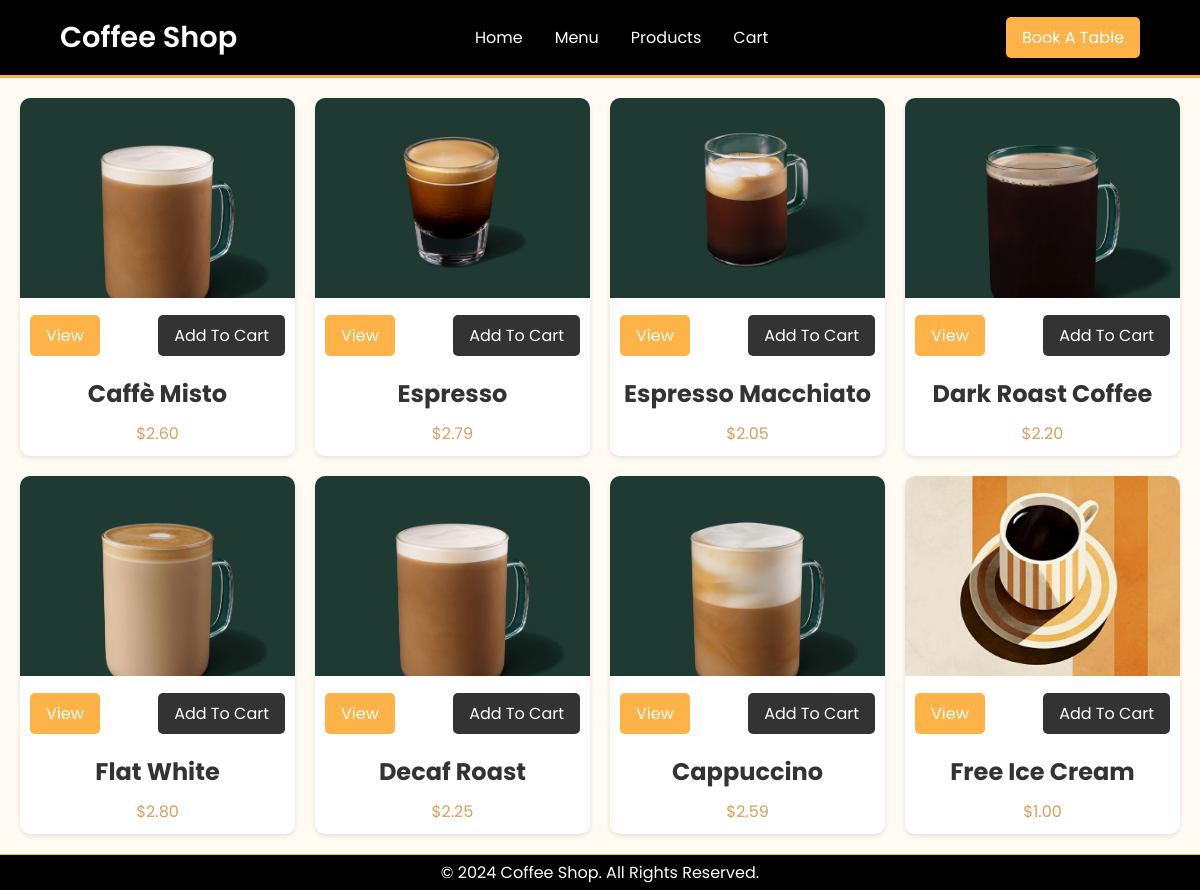
Page /MENU/index.php on the committed database.
### tables this page shows
CREATE TABLE `products` (
  `id` int(11) NOT NULL AUTO_INCREMENT,
  `name` varchar(255) NOT NULL,
  `description` text NOT NULL,
  `image` varchar(255) NOT NULL,
  `price` decimal(10,2) NOT NULL,
  `nutrition` varchar(255) NOT NULL,
  `category` enum('Menu','Products') NOT NULL DEFAULT 'Products',
  PRIMARY KEY (`id`)
);

### MENU/index.php (the view, shortened to what this page needs)
<?php
require_once '../assets/db_connect.php';
$stmt = $pdo->query("SELECT * FROM products");
$products = $stmt->fetchAll(PDO::FETCH_ASSOC);
?>
<!DOCTYPE html>
<html lang="en">
<head>
    <link rel="stylesheet" href="../assets/css/styles.css" />
    <link rel="stylesheet" href="https://cdnjs.cloudflare.com/ajax/libs/font-awesome/6.0.0-beta3/css/all.min.css" />
</head>
<body>
    <header class="header">
        <div class="logo">Coffee Shop</div>
        <nav class="navbar">
            <a href="../HOME/index.php">Home</a>
            <a href="index.php">Menu</a>
            <a href="../PRODUCTS/index.php">Products</a>
            <a href="../Cart/index.php">Cart</a>
        </nav>
        <a href="../Book/index.php" class="btn">Book a Table</a>
    </header>
    <section>
        <div class="container">
            <?php foreach ($products as $product): ?>
            <div class="box">
                <div class="img-container">
                    <img src="<?php echo htmlspecialchars($product['image']); ?>" alt="<?php echo htmlspecialchars($product['name']); ?>" />
                    <div class="box-btns">
                        <a
                            href="#"
                            class="box-btn view-btn"
                            data-name="<?php echo htmlspecialchars($product['name']); ?>"
                            data-description="<?php echo htmlspecialchars($product['description']); ?>"
                            data-image="<?php echo htmlspecialchars($product['image']); ?>"
                            data-nutrition="<?php echo htmlspecialchars($product['nutrition']); ?>"
                        >
                            View
                        </a>
                        <a href="#" class="box-btn cart-btn" data-name="<?php echo htmlspecialchars($product['name']); ?>" data-image="<?php echo htmlspecialchars($product['image']); ?>">Add to Cart</a>
                    </div>
                </div>
                <div class="coffee-item">
                    <h2><?php echo htmlspecialchars($product['name']); ?></h2>
                    <p>$<?php echo number_format($product['price'], 2); ?></p>
                </div>
            </div>
            <?php endforeach; ?>
        </div>
    </section>
    <footer class="footer">
        <p>© 2024 Coffee Shop. All rights reserved.</p>
    </footer>
</body>
</html>

### assets/css/styles.css (style rules this page uses)
* { font-family: "Poppins", sans-serif; margin: 0; box-sizing: border-box; outline: none; border: none; text-decoration: none; text-transform: capitalize; transition: all 0.2s linear; }
body { background-color: #fffbf2; color: #333; overflow-x: hidden; scroll-padding-top: 7rem; scroll-behavior: smooth; }
.header { display: flex; justify-content: space-between; align-items: center; background-color: #000000; color: #fff; padding: 1rem 5%; border-bottom: 3px solid #fdb347; }
.logo { font-size: 1.8rem; font-weight: 600; }
.navbar { display: flex; align-items: center; }
.navbar a { color: #fff; margin: 0 1rem; font-size: 1rem; text-decoration: none; }
.btn { background-color: #fdb347; color: #fff; padding: 0.5rem 1rem; cursor: pointer; font-size: 1rem; text-decoration: none; border-radius: 5px; }
section { box-sizing: border-box; min-height: fit-content; height: 83vh; }
.container { max-width: 1200px; margin: 0 auto; padding: 20px; display: grid; grid-template-columns: repeat(auto-fill, minmax(250px, 1fr)); gap: 20px; }
.box { background: #fff; border-radius: 10px; overflow: hidden; box-shadow: 0 2px 5px rgba(0, 0, 0, 0.1); }
.img-container { position: relative; }
.img-container img { width: 100%; height: 200px; object-fit: cover; }
.box-btns { display: flex; justify-content: space-between; padding: 10px; }
.box-btn { padding: 8px 16px; text-align: center; text-decoration: none; color: #fff; border-radius: 5px; }
.view-btn { background-color: #fdb347; }
.cart-btn { background-color: #333; }
.coffee-item { padding: 10px; text-align: center; }
.coffee-item h2 { font-size: 1.5rem; margin-bottom: 10px; }
.coffee-item p { font-size: 1rem; color: #da9f5b; }
.footer { background-color: #000000; color: #fff; text-align: center; padding: 5px; border-top: 0.5px solid #fdb347; }

### rows in the picture
products: image (picture), name "Caffè Misto", price "2.60"
products: image (picture), name "Espresso", price "2.79"
products: image (picture), name "Espresso Macchiato", price "2.05"
products: image (picture), name "Dark Roast Coffee", price "2.20"
products: image (picture), name "Flat White", price "2.80"
products: image (picture), name "Decaf Roast", price "2.25"
products: image (picture), name "Cappuccino", price "2.59"
products: image (picture), name "Free Ice Cream", price "1.00"
